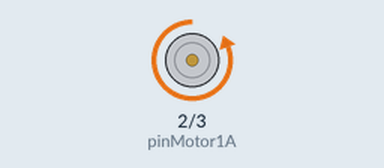
A sketch run on a simulated Arduino Uno, built with avr-gcc and run on an emulated ATmega328P. On the bench: motor-driver pin pairs drawn as motors (green arrow = first pin HIGH = forward, orange = second pin HIGH = backward, longer = more drive).

Above: at 0.5 s.
At 2.7 s:
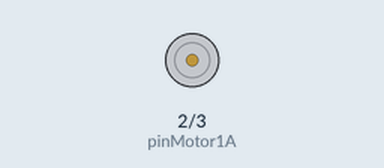
At 5.0 s:
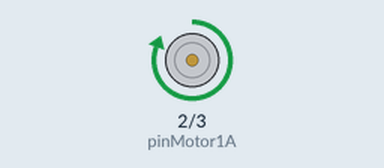
Timing chart, 0 to 6.9 s (numbered marks = the images above):
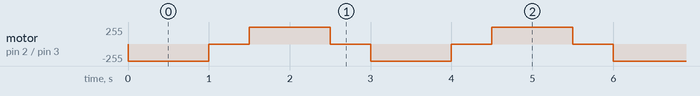

Measured:
- by itself, motor on pin 2 (pinMotor1A) / pin 3 (pinMotor1B): repeats every 3.0 s: stopped 0.50 s, forward 255/255 1.0 s, stopped 0.50 s, backward 255/255 1.0 s

The sketch:

servo01.ino
```cpp
const int pinMotor1A = 2;
const int pinMotor1B = 3;


void setup() {
  // put your setup code here, to run once:
  pinMode(pinMotor1A, OUTPUT);
  pinMode(pinMotor1B, OUTPUT);
}

void loop() {
  // put your main code here, to run repeatedly:

  //izquierda


  //derecha
  moveMotor(1);
  delay(1000);

  moveMotor(2);
  delay(500);

  moveMotor(0);
  delay(1000);

  moveMotor(2);
  delay(500);

}


void moveMotor(int sentido){
  if (sentido == 0){

     digitalWrite(pinMotor1A, HIGH);
    digitalWrite(pinMotor1B, LOW);
  }
  else if (sentido == 1){
     digitalWrite(pinMotor1A, LOW);
    digitalWrite(pinMotor1B, HIGH);
  }
  else if(sentido == 2){
     digitalWrite(pinMotor1A, LOW);
    digitalWrite(pinMotor1B, LOW);
  }
}
```
